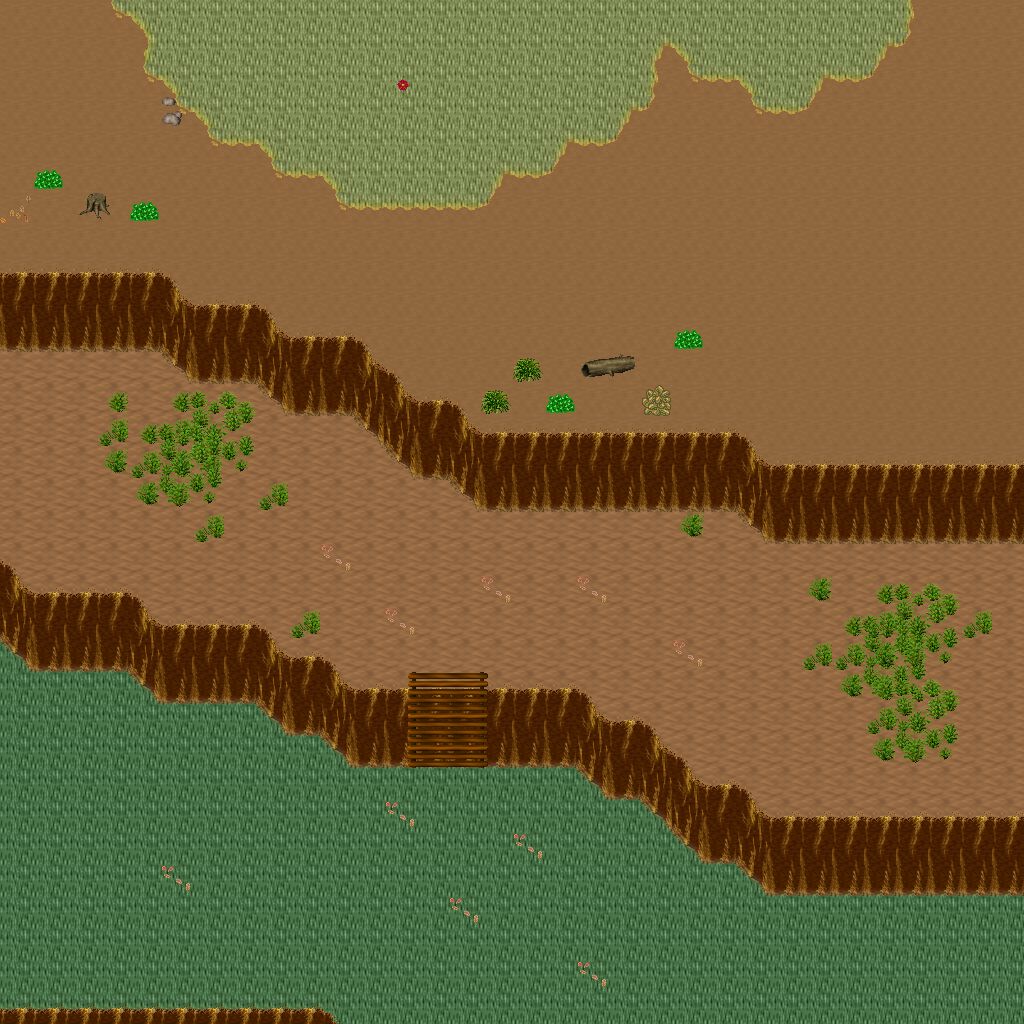

This game map was drawn from its Tiled (.tmx) file and the tilesets committed beside it. A one-line description and the trimmed map source follow:
An orthogonal 32x32 tile map with 32x32 px tiles, 5 tile layers (Ground, Objects, Objects2, Above, ...), 1 hidden layer not drawn, 48 tilesets.

<map version="1.10" tiledversion="1.11.0" orientation="orthogonal" renderorder="right-down" width="32" height="32" tilewidth="32" tileheight="32" infinite="0" nextlayerid="11" nextobjectid="1">
 <tileset firstgid="1" name="ground_ground" tilewidth="32" tileheight="32" tilecount="33" columns="3">
  <image source="../drawable/ground_ground.png" width="96" height="352" />
 </tileset>
 <tileset firstgid="34" name="ground_ground_2" tilewidth="32" tileheight="32" tilecount="4" columns="4">
  <image source="../drawable/ground_ground_2.png" width="128" height="32" />
 </tileset>
 <tileset firstgid="38" name="ground_ridge_earth_dark" tilewidth="32" tileheight="32" tilecount="96" columns="12">
  <image source="../drawable/ground_ridge_earth_dark.png" width="384" height="256" />
 </tileset>
 <tileset firstgid="134" name="plant_grasses" tilewidth="32" tileheight="32" tilecount="6" columns="3">
  <image source="../drawable/plant_grasses.png" width="96" height="64" />
 </tileset>
 <tileset firstgid="140" name="plant_bush_bushes" tilewidth="32" tileheight="32" tilecount="10" columns="5">
  <image source="../drawable/plant_bush_bushes.png" width="160" height="64" />
 </tileset>
 <tileset firstgid="150" name="plant_flower_daisy_white" tilewidth="32" tileheight="32" tilecount="8" columns="2">
  <image source="../drawable/plant_flower_daisy_white.png" width="64" height="128" />
 </tileset>
 <tileset firstgid="158" name="building_fence_fence_chunky" tilewidth="32" tileheight="32" tilecount="21" columns="3">
  <image source="../drawable/building_fence_fence_chunky.png" width="96" height="224" />
 </tileset>
 <tileset firstgid="179" name="ground_rock_rocks_2" tilewidth="32" tileheight="32" tilecount="4" columns="2">
  <image source="../drawable/ground_rock_rocks_2.png" width="64" height="64" />
 </tileset>
 <tileset firstgid="183" name="building_roof_green" tilewidth="32" tileheight="32" tilecount="20" columns="5">
  <image source="../drawable/building_roof_green.png" width="160" height="128" />
 </tileset>
 <tileset firstgid="203" name="building_wall_wall_brown" tilewidth="32" tileheight="32" tilecount="12" columns="3">
  <image source="../drawable/building_wall_wall_brown.png" width="96" height="128" />
 </tileset>
 <tileset firstgid="215" name="plant_flower_daisy_red" tilewidth="32" tileheight="32" tilecount="8" columns="2">
  <image source="../drawable/plant_flower_daisy_red.png" width="64" height="128" />
 </tileset>
 <tileset firstgid="223" name="item_corpse_huge_animal" tilewidth="32" tileheight="32" tilecount="16" columns="2">
  <image source="../drawable/item_corpse_huge_animal.png" width="64" height="256" />
 </tileset>
 <tileset firstgid="239" name="plant_stump_rectangular" tilewidth="32" tileheight="32" tilecount="4" columns="2">
  <image source="../drawable/plant_stump_rectangular.png" width="64" height="64" />
 </tileset>
 <tileset firstgid="243" name="ground_rock_pebbles" tilewidth="32" tileheight="32" tilecount="3" columns="1">
  <image source="../drawable/ground_rock_pebbles.png" width="32" height="96" />
 </tileset>
 <tileset firstgid="246" name="plant_tree_tree_green" tilewidth="32" tileheight="32" tilecount="88" columns="8">
  <image source="../drawable/plant_tree_tree_green.png" width="256" height="352" />
 </tileset>
 <tileset firstgid="334" name="item_pot_dark_barrel" tilewidth="32" tileheight="32" tilecount="2" columns="1">
  <image source="../drawable/item_pot_dark_barrel.png" width="32" height="64" />
 </tileset>
 <tileset firstgid="336" name="plant_leaves" tilewidth="32" tileheight="32" tilecount="8" columns="4">
  <image source="../drawable/plant_leaves.png" width="128" height="64" />
 </tileset>
 <tileset firstgid="344" name="item_statue_cross" tilewidth="32" tileheight="32" tilecount="1" columns="1">
  <image source="../drawable/item_statue_cross.png" width="32" height="32" />
 </tileset>
 <tileset firstgid="345" name="ground_ladder_vertical_dark" tilewidth="32" tileheight="32" tilecount="3" columns="3">
  <image source="../drawable/ground_ladder_vertical_dark.png" width="96" height="32" />
 </tileset>
 <tileset firstgid="348" name="furniture_light_dark_torch" tilewidth="32" tileheight="32" tilecount="8" columns="2">
  <image source="../drawable/furniture_light_dark_torch.png" width="64" height="128" />
 </tileset>
 <tileset firstgid="356" name="building_door_door_n" tilewidth="32" tileheight="32" tilecount="6" columns="3">
  <image source="../drawable/building_door_door_n.png" width="96" height="64" />
 </tileset>
 <tileset firstgid="362" name="building_window_window_long" tilewidth="32" tileheight="32" tilecount="3" columns="3">
  <image source="../drawable/building_window_window_long.png" width="96" height="32" />
 </tileset>
 <tileset firstgid="365" name="building_roof_yellow" tilewidth="32" tileheight="32" tilecount="20" columns="5">
  <image source="../drawable/building_roof_yellow.png" width="160" height="128" />
 </tileset>
 <tileset firstgid="385" name="plant_vine" tilewidth="32" tileheight="32" tilecount="3" columns="1">
  <image source="../drawable/plant_vine.png" width="32" height="96" />
 </tileset>
 <tileset firstgid="388" name="logic_portal" tilewidth="32" tileheight="32" tilecount="24" columns="8">
  <image source="../drawable/logic_portal.png" width="256" height="96" />
 </tileset>
 <tileset firstgid="412" name="logic_collision" tilewidth="32" tileheight="32" tilecount="1" columns="1">
  <image source="../drawable/logic_collision.png" width="32" height="32" />
 </tileset>
 <tileset firstgid="413" name="logic_protection" tilewidth="32" tileheight="32" tilecount="2" columns="2">
  <image source="../drawable/logic_protection.png" width="64" height="32" />
 </tileset>
 <tileset firstgid="415" name="ground_green_paving" tilewidth="32" tileheight="32" tilecount="18" columns="3">
  <image source="../drawable/ground_green_paving.png" width="96" height="192" />
 </tileset>
 <tileset firstgid="433" name="ground_grass_2" tilewidth="32" tileheight="32" tilecount="21" columns="3">
  <image source="../drawable/ground_grass_2.png" width="96" height="224" />
 </tileset>
 <tileset firstgid="454" name="ground_earth_edges" tilewidth="32" tileheight="32" tilecount="18" columns="6">
  <image source="../drawable/ground_earth_edges.png" width="192" height="96" />
 </tileset>
 <tileset firstgid="472" name="ground_grass_corners" tilewidth="32" tileheight="32" tilecount="24" columns="6">
  <image source="../drawable/ground_grass_corners.png" width="192" height="128" />
 </tileset>
 <tileset firstgid="496" name="ground_earth_edges_yellowgreen" tilewidth="32" tileheight="32" tilecount="15" columns="5">
  <image source="../drawable/ground_earth_edges_yellowgreen.png" width="160" height="96" />
 </tileset>
 <tileset firstgid="511" name="ground_water_pool" tilewidth="32" tileheight="32" tilecount="72" columns="3">
  <image source="../drawable/ground_water_pool.png" width="96" height="768" />
 </tileset>
 <tileset firstgid="583" name="building_house_pink_blue" tilewidth="32" tileheight="32" tilecount="99" columns="11">
  <image source="../drawable/building_house_pink_blue.png" width="352" height="288" />
 </tileset>
 <tileset firstgid="682" name="plant_flower_foxgloves" tilewidth="32" tileheight="32" tilecount="4" columns="2">
  <image source="../drawable/plant_flower_foxgloves.png" width="64" height="64" />
 </tileset>
 <tileset firstgid="686" name="plant_tree_evergreen" tilewidth="32" tileheight="32" tilecount="36" columns="3">
  <image source="../drawable/plant_tree_evergreen.png" width="96" height="384" />
 </tileset>
 <tileset firstgid="722" name="plant_tree_spruce" tilewidth="32" tileheight="32" tilecount="6" columns="2">
  <image source="../drawable/plant_tree_spruce.png" width="64" height="96" />
 </tileset>
 <tileset firstgid="728" name="plant_bush_large_green" tilewidth="32" tileheight="32" tilecount="9" columns="3">
  <image source="../drawable/plant_bush_large_green.png" width="96" height="96" />
 </tileset>
 <tileset firstgid="737" name="plant_stump_hollow_logs" tilewidth="32" tileheight="32" tilecount="6" columns="3">
  <image source="../drawable/plant_stump_hollow_logs.png" width="96" height="64" />
 </tileset>
 <tileset firstgid="743" name="plant_stump_small_stump" tilewidth="32" tileheight="32" tilecount="4" columns="2">
  <image source="../drawable/plant_stump_small_stump.png" width="64" height="64" />
 </tileset>
 <tileset firstgid="747" name="plant_bush_bush_pinks" tilewidth="32" tileheight="32" tilecount="4" columns="2">
  <image source="../drawable/plant_bush_bush_pinks.png" width="64" height="64" />
 </tileset>
 <tileset firstgid="751" name="building_outhouse" tilewidth="32" tileheight="32" tilecount="12" columns="3">
  <image source="../drawable/building_outhouse.png" width="96" height="128" />
 </tileset>
 <tileset firstgid="763" name="item_pot_wooden_bins" tilewidth="32" tileheight="32" tilecount="4" columns="2">
  <image source="../drawable/item_pot_wooden_bins.png" width="64" height="64" />
 </tileset>
 <tileset firstgid="767" name="ground_dry_grass" tilewidth="32" tileheight="32" tilecount="54" columns="9">
  <image source="../drawable/ground_dry_grass.png" width="288" height="192" />
 </tileset>
 <tileset firstgid="821" name="ground_grass_edges" tilewidth="32" tileheight="32" tilecount="36" columns="12">
  <image source="../drawable/ground_grass_edges.png" width="384" height="96" />
 </tileset>
 <tileset firstgid="857" name="light_light_1x1" tilewidth="32" tileheight="32" tilecount="3" columns="3">
  <image source="../drawable/light_light_1x1.png" width="96" height="32" />
 </tileset>
 <tileset firstgid="860" name="building_huts" tilewidth="32" tileheight="32" tilecount="338" columns="26">
  <image source="../drawable/building_huts.png" width="832" height="416" />
 </tileset>
 <tileset firstgid="1198" name="light_door_light" tilewidth="32" tileheight="32" tilecount="12" columns="3">
  <image source="../drawable/light_door_light.png" width="96" height="128" />
 </tileset>
 <layer id="1" name="Ground" width="32" height="32">
  <data>[1024 cells, 1024 non-empty, 4 distinct tile ids]</data>
 </layer>
 <layer id="2" name="Objects" width="32" height="32">
  <data>[1024 cells, 310 non-empty, 33 distinct tile ids]</data>
 </layer>
 <layer id="3" name="Objects2" width="32" height="32">
  <data>[1024 cells, 40 non-empty, 13 distinct tile ids]</data>
 </layer>
 <layer id="4" name="Above" width="32" height="32">
  <data>[1024 cells, 0 non-empty, 0 distinct tile ids]</data>
 </layer>
 <layer id="5" name="Above2" width="32" height="32">
  <data>[1024 cells, 0 non-empty, 0 distinct tile ids]</data>
 </layer>
 <layer id="6" name="Walkable" width="32" height="32" visible="0">
  <data>[1024 cells, 203 non-empty, 1 distinct tile ids]</data>
 </layer>
 <objectgroup id="7" name="Mapevents" />
 <objectgroup id="8" name="Spawn" />
 <objectgroup id="9" name="Keys" />
 <objectgroup id="10" name="Replace" />
</map>
